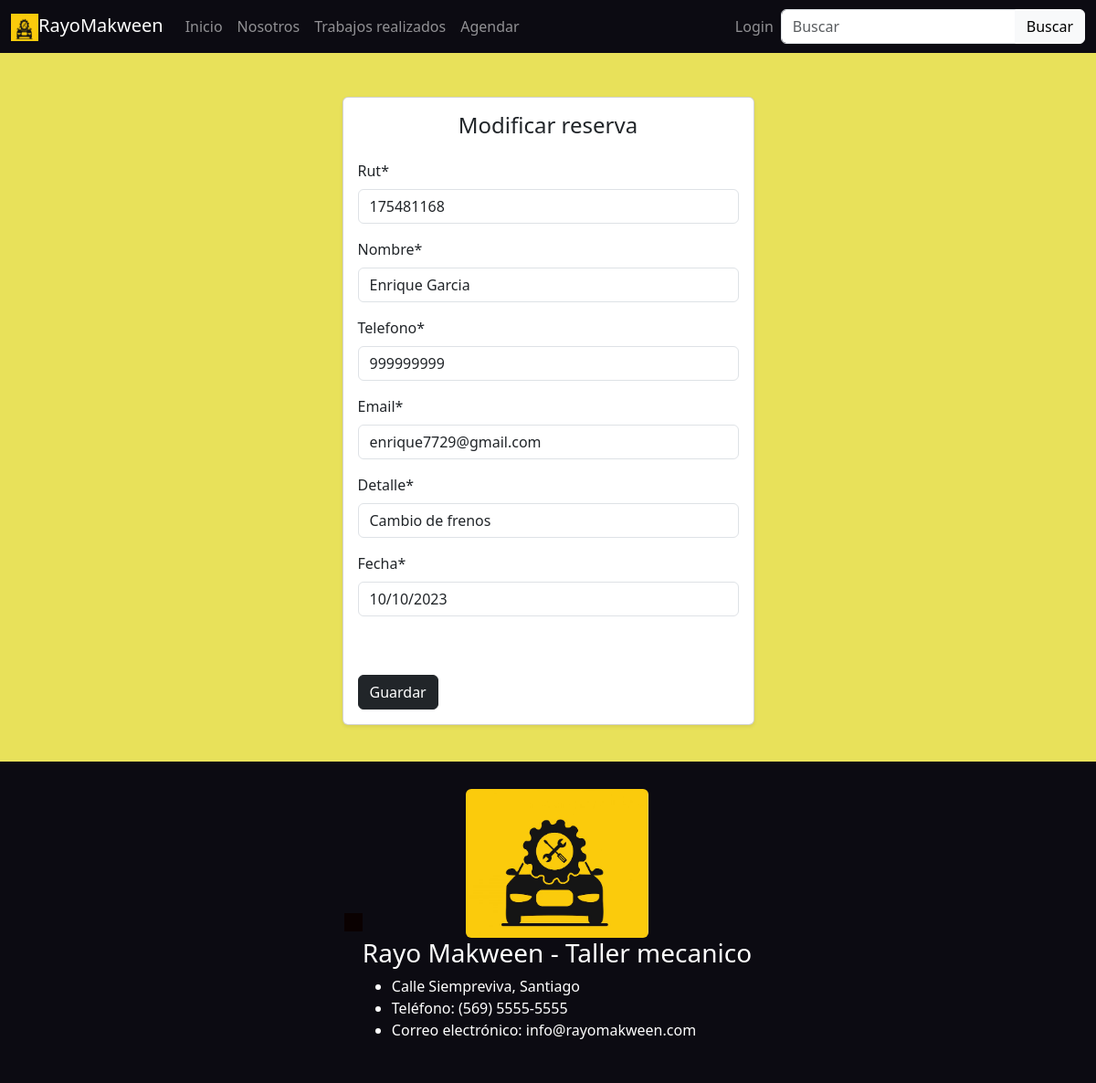
Page /edithora/5 on the committed database.
### taller/models.py (models this page shows, shortened)
class Reserva(models.Model):
    rut = models.CharField(max_length=10)
    nombre = models.CharField(max_length=50)
    telefono = models.IntegerField()
    email = models.EmailField()
    detalle = models.CharField(max_length=2000)
    fecha = models.DateField()

### taller/views.py (the view, shortened to what this page needs)
# urls.py: path('edithora/<id>', views.edithora, name='edithora'),
def edithora(request,id):
    reserva = get_object_or_404(Reserva, id=id)
    data = {
        'form': ReservaForm(instance=reserva)
    }
    return render(request, 'taller/EditHora.html', data)

### taller/forms.py (shortened to what this page needs)
class ReservaForm(forms.ModelForm):
    model = Reserva
    fecha = forms.DateField(
        input_formats=['%d/%m/%Y'],
        widget=forms.DateInput(format='%d/%m/%Y', attrs={'placeholder': 'dd/mm/yyyy'})
    )
    class Meta:
        model = Reserva
        fields = '__all__'

### taller/templates/taller/EditHora.html (shortened to what this page needs)
{% extends 'taller/Base.html' %}
{% load static %}
{% block content %}
{% load crispy_forms_tags%}
<div class="container mt-5">
    <div class="row justify-content-center">
      <div class="col-md-5">
        <div class="card shadow-sm">
          <div class="card-body">
            <h4 class="card-title text-center mb-4">Modificar reserva</h4>
            <form action="" class="" method="post">
              {{ form | crispy }}
              <br>
              <br>
              <button type="submit" class="btn btn-dark">Guardar</button>
            </form>
          </div>
        </div>
      </div>
    </div>
  </div>
{% endblock %}

### taller/static/css/Base.css (style rules this page uses)
body { background-color: #e8e15a; }
.card { margin-bottom: 20px; }

### rows in the picture
Reserva: rut "175481168", nombre "Enrique Garcia", telefono "999999999", email "enrique7729@gmail.com", detalle "Cambio de frenos", fecha "10/10/2023"
